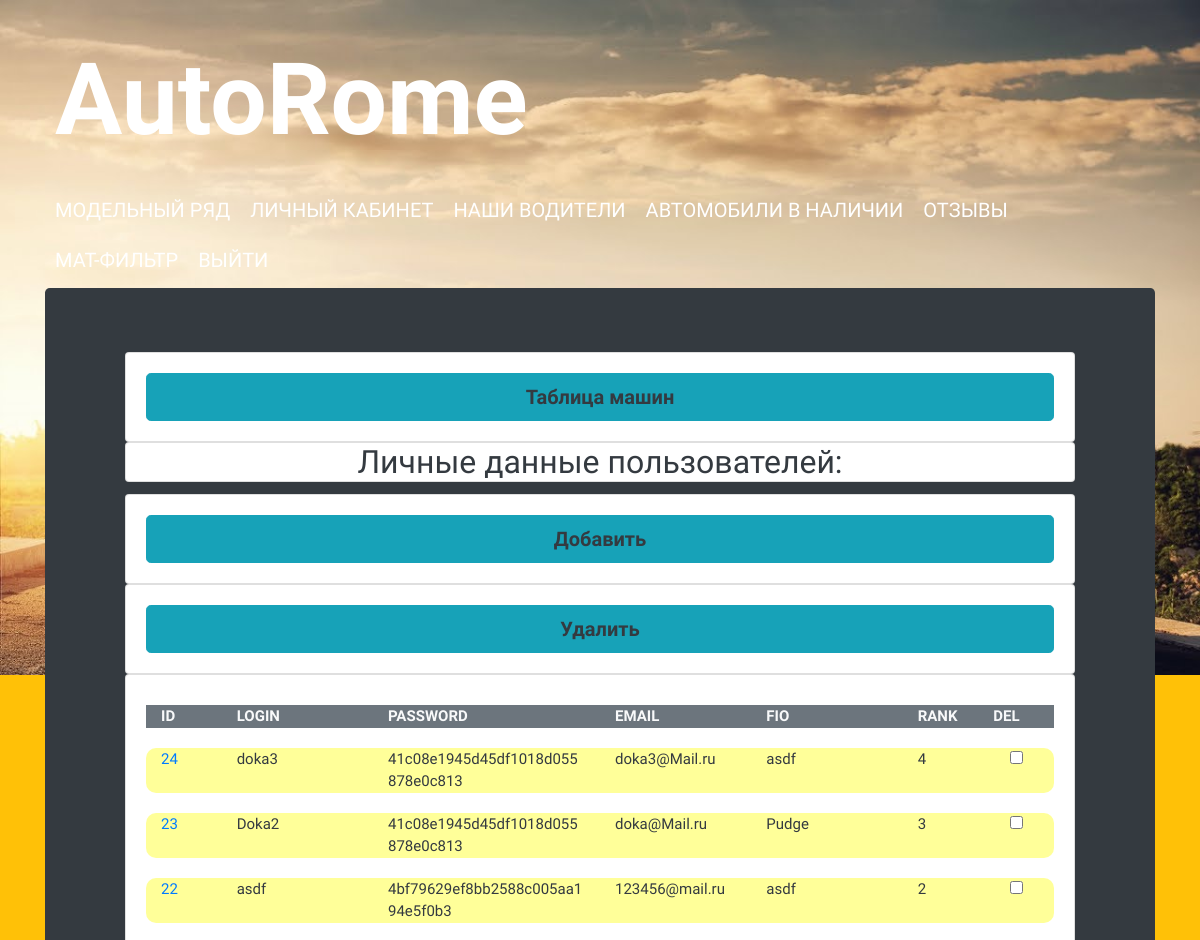
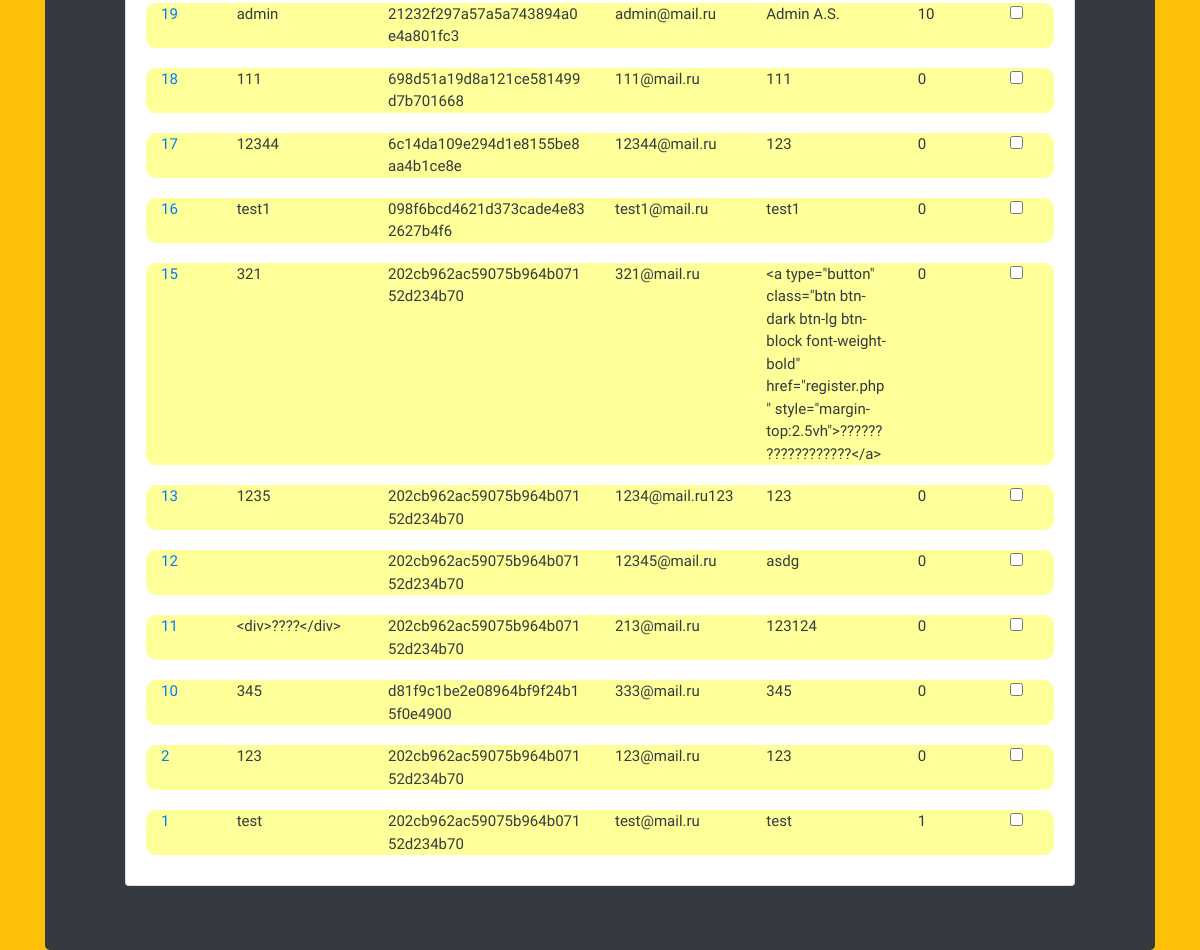
The app's page /crud.php (signed in), older data (2 pictures, top to bottom).
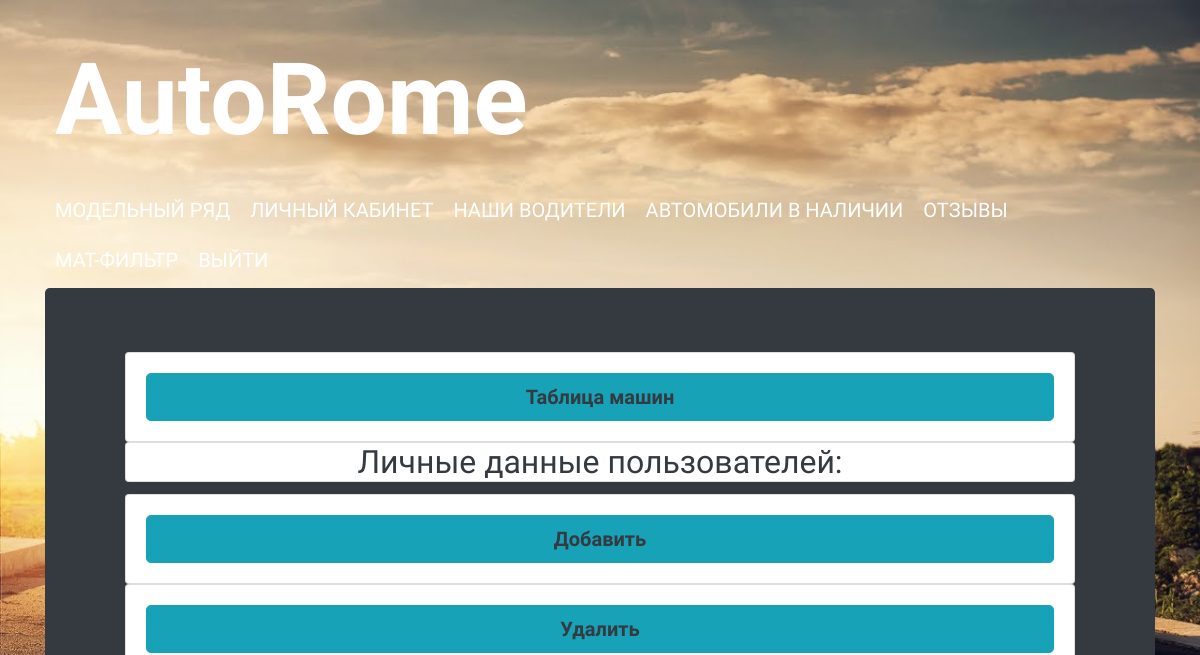
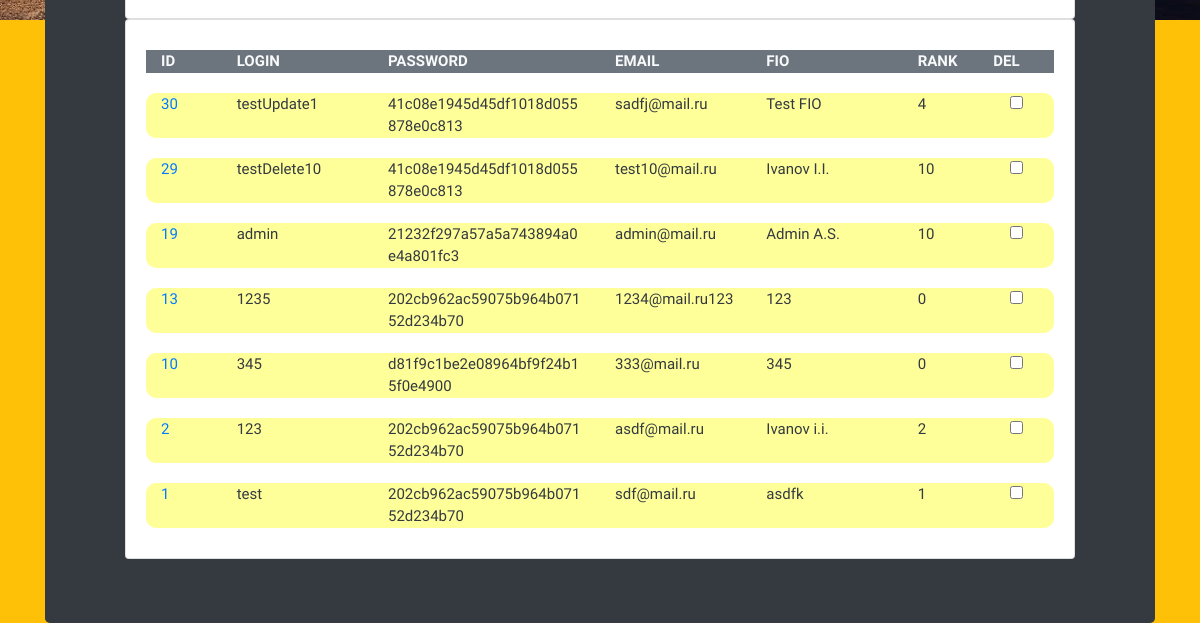
The same page, newer data (2 pictures, top to bottom).
### tables this page shows
CREATE TABLE `users` (
  `id` int(10) NOT NULL,
  `Login` varchar(255) NOT NULL,
  `Password` varchar(255) NOT NULL,
  `Email` varchar(255) NOT NULL,
  `FIO` varchar(255) NOT NULL,
  `Rank` tinyint(11) DEFAULT 0
);

### php/fetch_tables.php (the view, shortened to what this page needs)
<?php
	require_once 'connect.php';
	$check_users=mysqli_query($connect, "SELECT * FROM `users` ORDER BY `users`.`id` DESC");
	?>
			  <div class="container drivers">
		        <div class="row drive bg-secondary text-light font-weight-bolder">
		   	        <div class="col-lg-1">ID</div>
			        <div class="col-lg-2">LOGIN</div>
			        <div class="col-lg-3">PASSWORD</div>
			        <div class="col-lg-2">EMAIL</div>
			        <div class="col-lg-2">FIO</div>
			        <div class="col-lg-1">RANK</div>
                    <div class="col-lg-1">DEL</div>
			      </div>
              </div>
		<?php while($users=mysqli_fetch_assoc($check_users))
        {?>
			  <div class="container drivers">
		        <div class="row drive">
                    <div class="col-lg-1"><a href="#" aria-expanded="false" aria-controls="multiCollapseExample2" data-toggle="collapse" data-target="#editcollapse<?php echo $users['id']?>"><?php echo $users['id']?></a></div>
                    <div class="col-lg-2"><?php echo $users['Login']?></div>
			        <div class="col-lg-3"><?php echo $users['Password']?></div>
			        <div class="col-lg-2"><?php echo $users['Email']?></div>
			        <div class="col-lg-2"><?php echo $users['FIO']?></div>
			        <div class="col-lg-1"><?php echo $users['Rank']?></div>
                    <div class="col-lg-1">
                        <p class="text-center">
                            <input type="checkbox" name="<?php echo $users['id']?>" aria-label="Checkbox for following text input">
                        </p>
                    </div>
			      </div>
			    </div>
            <?php
        }
	?>

### crud.php (shortened to what this page needs)
<!DOCTYPE html>
<html>
<head>
</head>
<body class="login drive_body bg-warning">
    <?php require_once 'php/head.php';?>
    <div style="height:30vh"></div>
    <div class="container mt-5 ">
        <div class="jumbotron bg-dark">
            <div class="card card-body mx-5">
                <a class="btn btn-lg btn-info font-weight-bold text-dark" href="crud_2.php">Таблица машин</a>
            </div>
            <div class="card card-title mx-5 text-center text-dark">
                <h2>Личные данные пользователей:</h2>
            </div>
            <div class="card card-body mx-5">
                <button type="button" class="btn btn-lg btn-info font-weight-bold text-dark" data-toggle="modal" data-target="#exampleModal">Добавить</button>
            </div>
            <form name="form2" id="form2" method="POST" action="php/first_table_delete_and_update.php">
                <div class="card card-body mx-5">
                    <button type="submit" name="delete" value="true" class="btn btn-lg btn-info font-weight-bold text-dark">Удалить</button>
                </div>
                <div class="card card-body mx-5 text-dark">
                    <?php require_once 'php/fetch_tables.php' ?>
                </div>
            </form>
        </div>
  </div>
</body>
</html>

### php/head.php
<?php if (isset($_SESSION['user']))
  {if($_SESSION['user']['rank']>0)
    echo file_get_contents('html/header_3.html'); else echo file_get_contents('html/header.html');}
  else echo file_get_contents('html/header_2.html');?>

### css/main.css (style rules this page uses)
body { font-family: 'PT Sans', sans-serif; font-size: 15px; color:#FFF5F5; background-color:#999999; }
h1,h2,h3,h4,h5,h6 { margin: 0; }
.drive_body { width: 100%; height: 70vh; background:url(main_4.png) no-repeat; background-size: cover; background-color:orange; }
.header { padding-top: 15px; width:100%; position: absolute; top:0; left: 0; right: 0; z-index: 1000; }
.logo { font-size:100px; font-weight:700; color:white; }
.nav { font-size:20px; text-transform: uppercase; }
.nav_link { display: inline-block; vertical-align: top; margin:10px; color:white; text-decoration: none; position: relative; transition: color .2s linear; }
.nav_link:after { content:""; display:block; width: 100%; height: 3px; opacity: 0; border-radius:5px; background-color: grey; position: absolute; top:100%; left:0; z-index: 1; transition: opacity .2s linear }
.drivers { margin-top: 10px; margin-bottom: 10px; background: rgba(255,255,0,0.4); border-radius:10px; }

Row changes from the older to the newer data that the page shows:
removed users: id "24", Login "doka3", Password "41c08e1945d45df1018d055878e0c813", Email "doka3@Mail.ru", FIO "asdf", Rank "4"
removed users: id "23", Login "Doka2", Password "41c08e1945d45df1018d055878e0c813", Email "doka@Mail.ru", FIO "Pudge", Rank "3"
removed users: id "22", Login "asdf", Password "4bf79629ef8bb2588c005aa194e5f0b3", Email "123456@mail.ru", FIO "asdf", Rank "2"
removed users: id "18", Login "111", Password "698d51a19d8a121ce581499d7b701668", Email "111@mail.ru", FIO "111", Rank "0"
removed users: id "17", Login "12344", Password "6c14da109e294d1e8155be8aa4b1ce8e", Email "12344@mail.ru", FIO "123", Rank "0"
removed users: id "16", Login "test1", Password "098f6bcd4621d373cade4e832627b4f6", Email "test1@mail.ru", FIO "test1", Rank "0"
removed users: id "15", Login "321", Password "202cb962ac59075b964b07152d234b70", Email "321@mail.ru", FIO "<a type=\"button\" class=\"btn btn-dark btn-lg btn-block font-weight-bold\" href=\"register.php\" style=\"margin-top:2.5vh\">??????????????????</a>", Rank "0"
removed users: id "12", Password "202cb962ac59075b964b07152d234b70", Email "12345@mail.ru", FIO "asdg", Rank "0"
removed users: id "11", Login "<div>????</div>", Password "202cb962ac59075b964b07152d234b70", Email "213@mail.ru", FIO "123124", Rank "0"
added users: id "30", Login "testUpdate1", Password "41c08e1945d45df1018d055878e0c813", Email "sadfj@mail.ru", FIO "Test FIO", Rank "4"
added users: id "29", Login "testDelete10", Password "41c08e1945d45df1018d055878e0c813", Email "test10@mail.ru", FIO "Ivanov I.I.", Rank "10"
changed users id 2: Email "123@mail.ru" → "asdf@mail.ru"; FIO "123" → "Ivanov i.i."; Rank "0" → "2"
changed users "test": Email "test@mail.ru" → "sdf@mail.ru"; FIO "test" → "asdfk"
